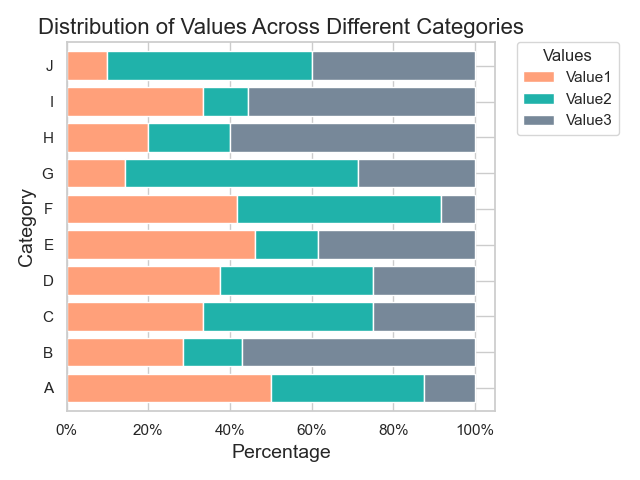

Source code (Python):

import seaborn as sns
import pandas as pd
import matplotlib.pyplot as plt
from matplotlib.ticker import FuncFormatter

# Prepare the data in a DataFrame
data = {
    'Category': ['A', 'B', 'C', 'D', 'E', 'F', 'G', 'H', 'I', 'J'],
    'Value1': [0.4, 0.2, 0.4, 0.3, 0.6, 0.5, 0.1, 0.2, 0.3, 0.1],
    'Value2': [0.3, 0.1, 0.5, 0.3, 0.2, 0.6, 0.4, 0.2, 0.1, 0.5],
    'Value3': [0.1, 0.4, 0.3, 0.2, 0.5, 0.1, 0.2, 0.6, 0.5, 0.4],
}
df = pd.DataFrame(data)
df.set_index('Category', inplace=True)

# Calculate the percentage
df_percentage = df.div(df.sum(axis=1), axis=0)

# Start the stacked bar plot
sns.set(style="whitegrid")

# Define the figure size
plt.figure(figsize=(14, 8))

# Create the horizontal bar chart
df_percentage.plot(kind='barh', stacked=True, color=["#FFA07A", "#20B2AA", "#778899"], width=0.8)

# Modify the y-axis labels to display as percentages
formatter = FuncFormatter(lambda y, pos: "%d%%" % (y * 100))
plt.gca().xaxis.set_major_formatter(formatter)

# Customizing the plot (title, labels, legend)
plt.title('Distribution of Values Across Different Categories', fontsize=16)
plt.xlabel('Percentage', fontsize=14)
plt.ylabel('Category', fontsize=14)

# Adjust legend
plt.legend(title='Values', bbox_to_anchor=(1.05, 1), loc='upper left', borderaxespad=0.)

plt.tight_layout()
plt.show()
